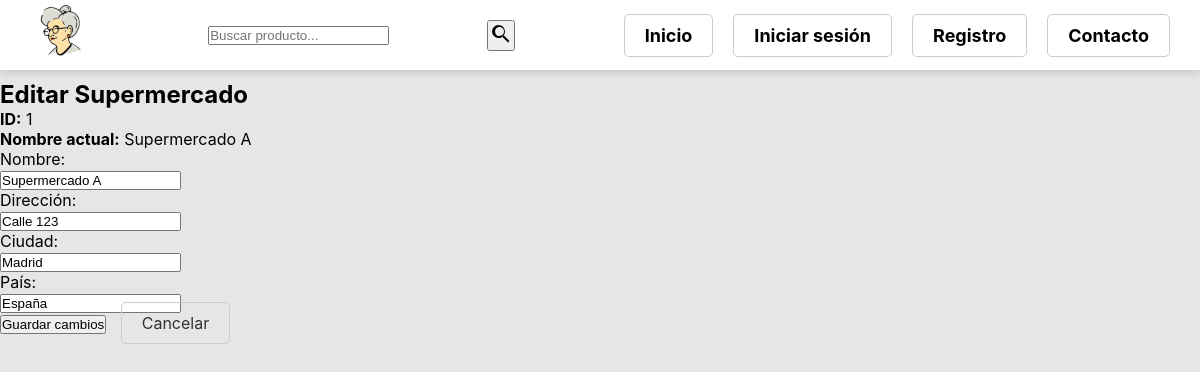
Page /gestores/editar_supermercado.php?id=1 on the committed database.
### tables this page shows
CREATE TABLE Supermercado (
    ID_Supermercado INT AUTO_INCREMENT PRIMARY KEY,
    Nombre VARCHAR(100) NOT NULL,
    Direccion VARCHAR(255) NULL UNIQUE,
    Ciudad VARCHAR(50) NOT NULL,
    Pais VARCHAR(50) NOT NULL
);

### modelo/bdd/mysql.php (called while the page is built, shortened)
<?php
class yayaBD {
    private static $conexion = null;
    public static function conexionBD() {
        if (self::$conexion === null) {
            $config = parse_ini_file(__DIR__ . "/../../config.ini");
            $pass   = $config['contrasena'] ?? '';
            self::$conexion = new mysqli(
                $config['server'],
                $config['user'],
                $pass,
                $config['bd']
            );
            self::$conexion->set_charset('utf8');
        }
        return self::$conexion;
    }
    public static function consultaLectura(string $sql, mixed ...$params): ?array {
        $db   = self::conexionBD();
        $stmt = $db->prepare($sql);
        if ($params) {
            $types = '';
            foreach ($params as $p) {
                $types .= is_int($p) ? 'i' : 's';
            }
            $stmt->bind_param($types, ...$params);
        }
        $stmt->execute();
        $res = $stmt->get_result();
        return $res->num_rows > 0
            ? $res->fetch_all(MYSQLI_ASSOC)
            : null;
    }
    public static function cerrarConexion(): void {
        if (self::$conexion !== null) {
            self::$conexion = null;
        }
    }
}

### gestores/editar_supermercado.php (the view, shortened to what this page needs)
<?php
include_once __DIR__ . '/../modelo/bdd/mysql.php';
$id = $_GET['id'] ?? null;
$sql = "SELECT Nombre, Direccion, Ciudad, Pais FROM supermercado WHERE ID_Supermercado = ?";
$datos = yayaBD::consultaLectura($sql, (int)$id)[0] ?? null;
?>
<!DOCTYPE html>
<html lang="es">
<head>
<link rel="stylesheet" href="<?= BASE_URL ?>includes/styles.css">
</head>
<body>
    <?php include_once __DIR__ . '/../includes/cabecera.php'; ?>
  <h2>Editar Supermercado</h2>
  <p><strong>ID:</strong> <?= htmlspecialchars($id) ?></p>
  <p><strong>Nombre actual:</strong> <?= htmlspecialchars($datos['Nombre']) ?></p>
  <form method="post" action="">
    <label>Nombre:<br><input type="text" name="nombre" value="<?= htmlspecialchars($datos['Nombre']) ?>" required></label><br>
    <label>Dirección:<br><input type="text" name="direccion" value="<?= htmlspecialchars($datos['Direccion']) ?>" required></label><br>
    <label>Ciudad:<br><input type="text" name="ciudad" value="<?= htmlspecialchars($datos['Ciudad']) ?>" required></label><br>
    <label>País:<br><input type="text" name="pais" value="<?= htmlspecialchars($datos['Pais']) ?>" required></label><br>
    <button type="submit">Guardar cambios</button>
    <a href="listar_supermercado.php">Cancelar</a>
  </form>
</body>
</html>

### includes/styles.css (style rules this page uses)
* { margin: 0; padding: 0; box-sizing: border-box; }
:root { --color-principal: black; --color-secundario: #828282; --color-fondo: #e7e5e5; --color-galeria: #e4b1b1; --color-destacados: #b18f8f; --color-contactos: #dddddd; --color-hover: #a8d4e7; --color-contacto: #eeeae9; --fuente-principal: 'Inter', sans-serif; --fuente-detalle: 'Inter', monospace; }
body { padding-top: 80px; font-family: var(--fuente-principal); background: var(--color-fondo); }
a { margin: 10px; padding: 10px 20px; border: 1px solid #ccc; text-decoration: none; color: #333; border-radius: 5px; }

### rows in the picture
supermercado: Nombre "Supermercado A", nombre "Supermercado A", direccion "Calle 123", ciudad "Madrid", pais "España"

### other values in the picture
$id "1"
